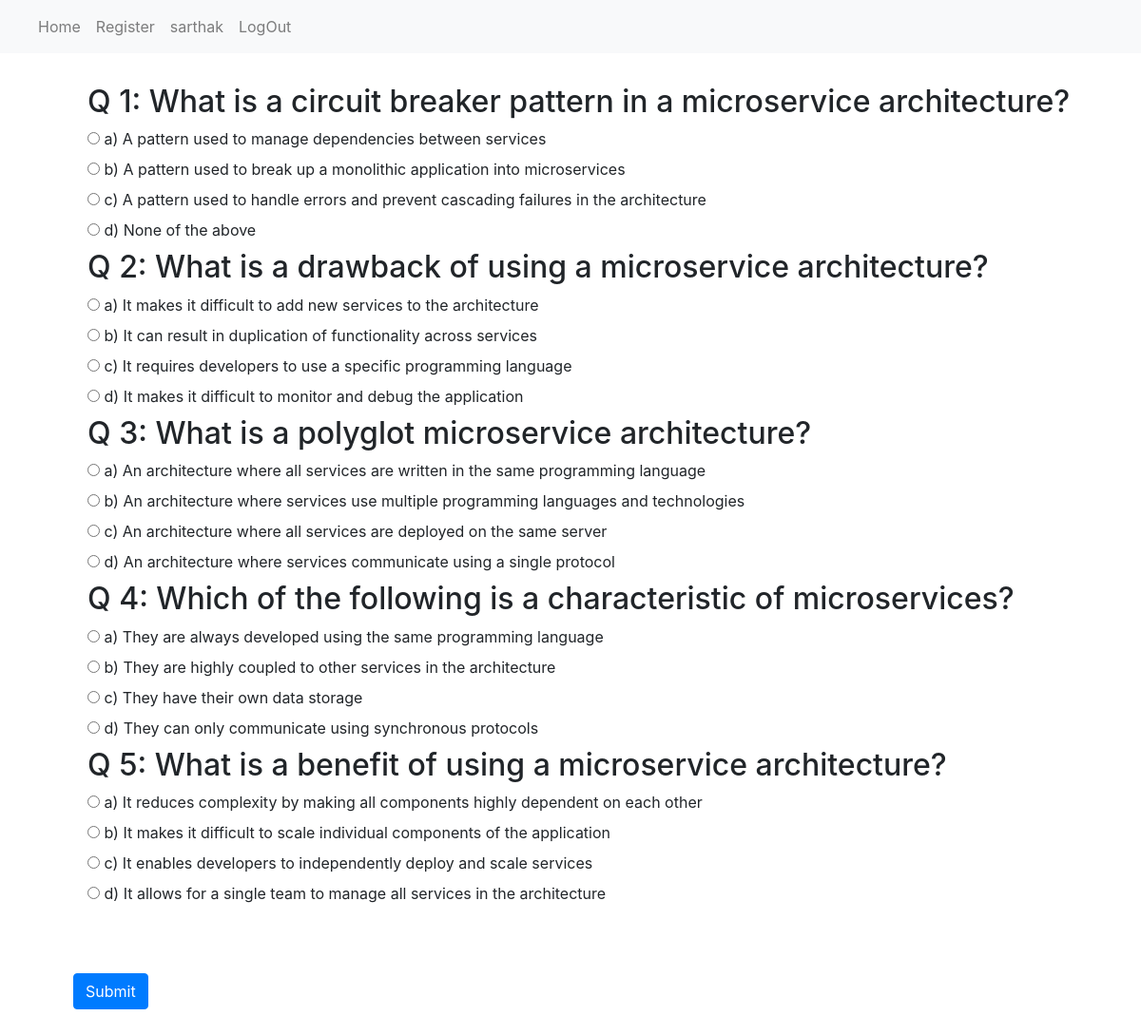
Screenshot of /microservices-quizz/ (signed in) with the database file from the repository.
### quizzDataPool/models.py (models this page shows)
class QuestionAnswerPool(models.Model):
    question = models.CharField(max_length=550)
    choice1 = models.CharField(max_length=150)
    choice2 = models.CharField(max_length=150)
    choice3 = models.CharField(max_length=150)
    choice4 = models.CharField(max_length=150)
    trueAnswer = models.CharField(max_length=150)

### quizzDataPool/views.py (the view, shortened to what this page needs)
# urls.py: path('quizz/', quizz_view, name='quizz'),
def quizz_view(request):
    quizz_data = QuestionAnswerPool.objects.all()
    random_five_questions = random.sample(list(quizz_data.values()), 5)
    total_marks = 0
    current_user_name = request.session.get('user_name')
    error = None
    if current_user_name is None:
        error = 'Please log in first!'
        return redirect('login')
    context = {'quizz_data': random_five_questions, 'played_user': current_user_name, 'error': error}
    return render(request, 'microservicesQuizz.html', context)

### quizzDataPool/templates/microservicesQuizz.html (shortened to what this page needs)
<!DOCTYPE html>
<html lang="en">
<head>
</head>
<body>
    {% extends 'base.html' %}
    {% block content %}
    <form method="post">
        <div class="container" style="margin:2rem;">
        {% for question in quizz_data %}
            <h2>Q {{ forloop.counter }}: {{ question.question }}</h2>
            <input type="radio" id="choice1" name="{{question.id}}" value="{{question.choice1}}">
            <label for="choice1">a) {{ question.choice1 }}</label><br>
            <input type="radio" id="choice2" name="{{question.id}}" value="{{question.choice2}}">
            <label for="choice2">b) {{ question.choice2 }}</label><br>
            <input type="radio" id="choice3" name="{{question.id}}" value="{{question.choice3}}">
            <label for="choice3">c) {{ question.choice3 }}</label><br>
            <input type="radio" id="choice4" name="{{question.id}}" value="{{question.choice4}}">
            <label for="choice4">d) {{ question.choice4 }}</label><br>
        {% endfor %}
        </div>
    <button type="submit" class="btn btn-primary" style="margin:2rem;">Submit</button>
    </form>
    {% endblock %}

### rows the page displays
QuestionAnswerPool: question "What is a circuit breaker pattern in a microservice architecture?", choice1 "A pattern used to manage dependencies between services", choice2 "A pattern used to break up a monolithic application into microservices", choice3 "A pattern used to handle errors and prevent cascading failures in the architecture", choice4 "None of the above"
QuestionAnswerPool: question "What is a drawback of using a microservice architecture?", choice1 "It makes it difficult to add new services to the architecture", choice2 "It can result in duplication of functionality across services", choice3 "It requires developers to use a specific programming language", choice4 "It makes it difficult to monitor and debug the application"
QuestionAnswerPool: question "What is a polyglot microservice architecture?", choice1 "An architecture where all services are written in the same programming language", choice2 "An architecture where services use multiple programming languages and technologies", choice3 "An architecture where all services are deployed on the same server", choice4 "An architecture where services communicate using a single protocol"
QuestionAnswerPool: question "Which of the following is a characteristic of microservices?", choice1 "They are always developed using the same programming language", choice2 "They are highly coupled to other services in the architecture", choice3 "They have their own data storage", choice4 "They can only communicate using synchronous protocols"
QuestionAnswerPool: question "What is a benefit of using a microservice architecture?", choice1 "It reduces complexity by making all components highly dependent on each other", choice2 "It makes it difficult to scale individual components of the application", choice3 "It enables developers to independently deploy and scale services", choice4 "It allows for a single team to manage all services in the architecture"

### other values shown
{{ played_user }} "sarthak"
